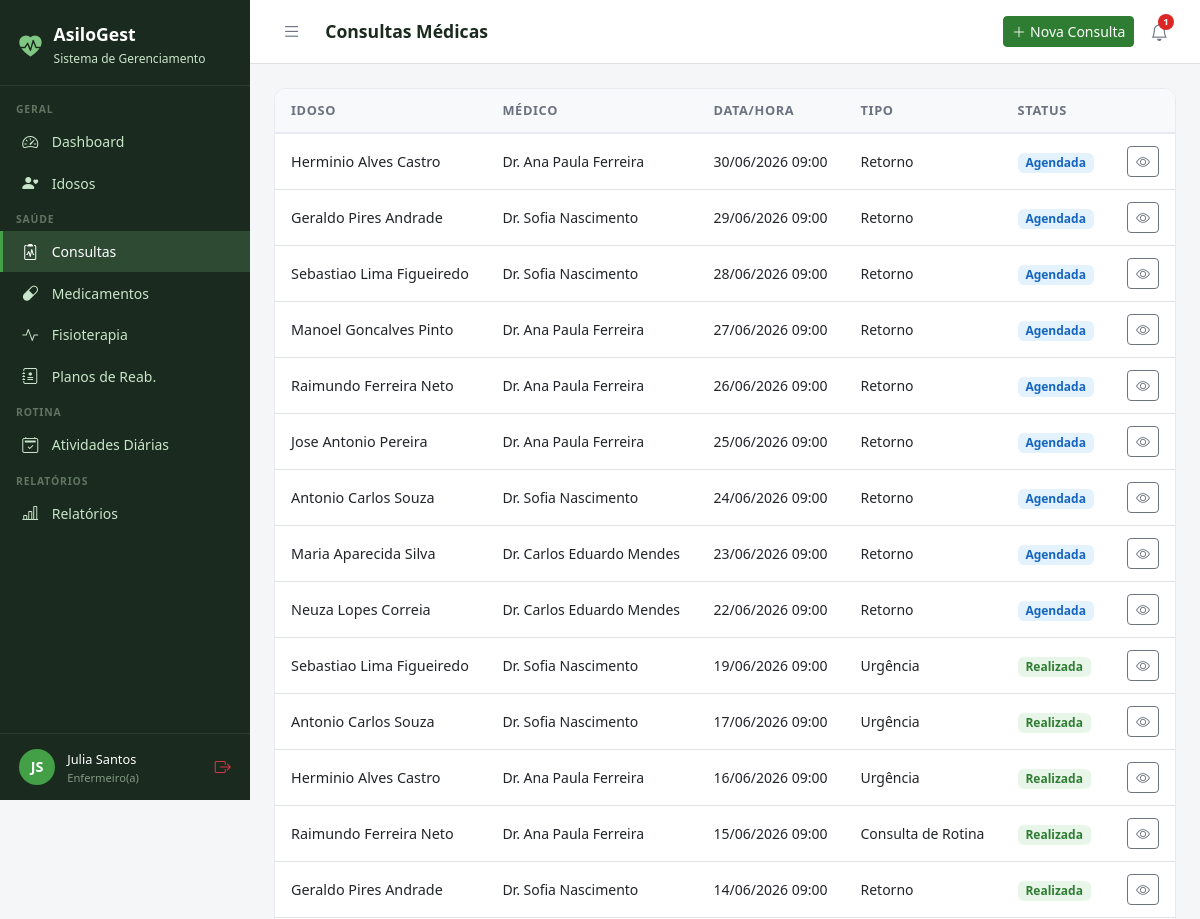
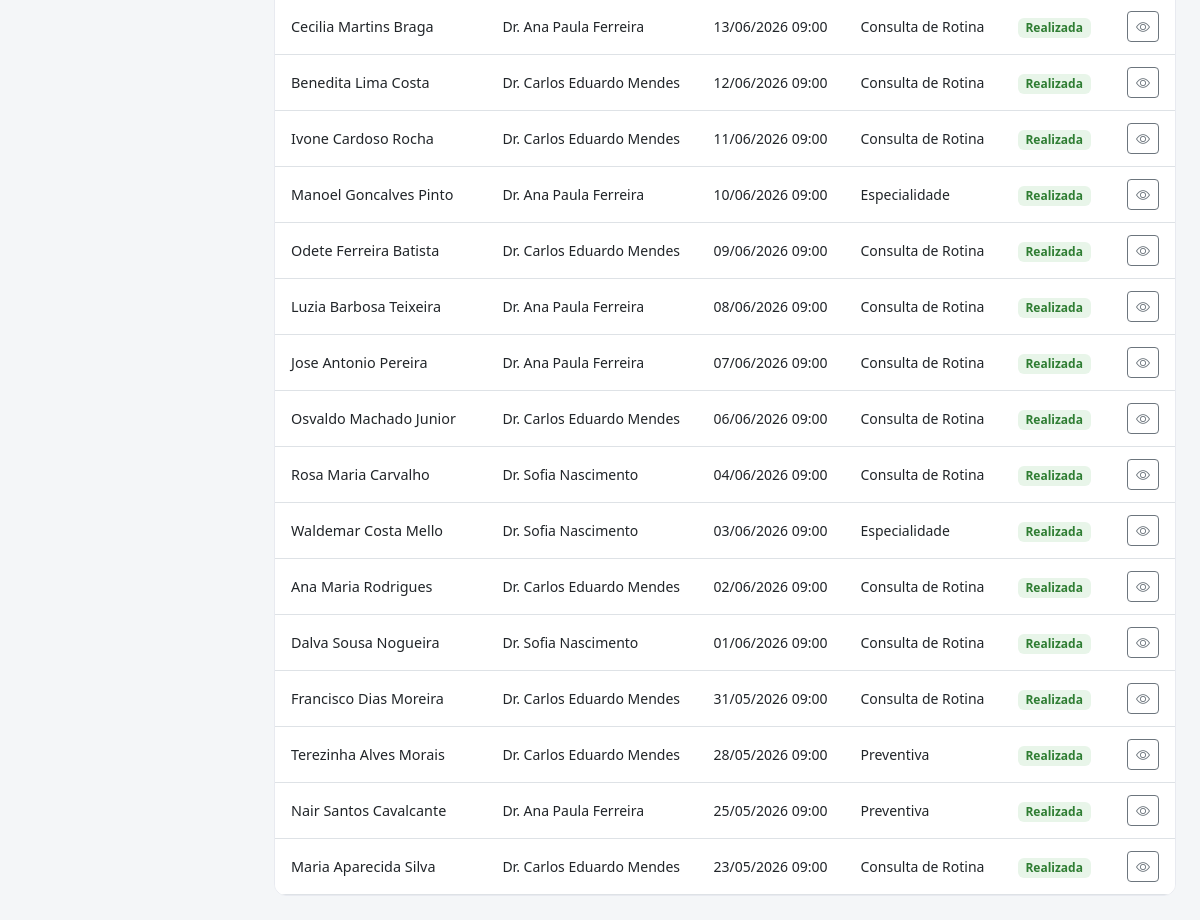
Page /consultas/ (signed in) on the committed database (2 pictures, top to bottom).
### core/models.py (models this page shows, shortened)
class Usuario(AbstractUser):
    PERFIL_CHOICES = [
        ('administrador', 'Administrador'),
        ('medico', 'Médico'),
        ('fisioterapeuta', 'Fisioterapeuta'),
        ('enfermeiro', 'Enfermeiro(a)'),
        ('recepcionista', 'Recepcionista'),
        ('familiar', 'Familiar do Idoso'),
    ]
    perfil = models.CharField(
        max_length=20, choices=PERFIL_CHOICES,
        default='recepcionista', verbose_name='Perfil de Acesso'
    )
    telefone = models.CharField(max_length=15, blank=True, verbose_name='Telefone')
    cpf = models.CharField(max_length=14, unique=True, null=True, blank=True, verbose_name='CPF')
    foto = models.ImageField(upload_to='usuarios/', blank=True, null=True, verbose_name='Foto')
    data_nascimento = models.DateField(null=True, blank=True, verbose_name='Data de Nascimento')
    especialidade = models.CharField(
        max_length=100, blank=True, verbose_name='Especialidade',
        help_text='Preencha para Médico ou Fisioterapeuta'
    )
    data_admissao = models.DateField(null=True, blank=True, verbose_name='Data de Admissão')
    primeiro_acesso = models.BooleanField(
        default=True, verbose_name='Primeiro Acesso',
        help_text='Usuário deve definir senha no primeiro login'
    )
    ativo = models.BooleanField(default=True, verbose_name='Ativo')
    criado_em = models.DateTimeField(auto_now_add=True)
    class Meta:
        verbose_name = 'Usuário'
        verbose_name_plural = 'Usuários'
        ordering = ['first_name', 'last_name']
    @property
    def is_administrador(self):
        return self.perfil == 'administrador' or self.is_superuser
    @property
    def is_medico(self):
        return self.perfil == 'medico'
    @property
    def is_fisioterapeuta(self):
        return self.perfil == 'fisioterapeuta'
    @property
    def is_enfermeiro(self):
        return self.perfil == 'enfermeiro'
    @property
    def is_recepcionista(self):
        return self.perfil == 'recepcionista'
    @property
    def is_familiar(self):
        return self.perfil == 'familiar'
    @property
    def pode_editar_saude(self):
        return self.is_administrador or self.is_medico
    @property
    def pode_ver_saude(self):
        return (self.is_administrador or self.is_medico
                or self.is_fisioterapeuta or self.is_enfermeiro)
    @property
    def pode_cadastrar_usuarios(self):
        return self.is_administrador or self.is_recepcionista
    @property
    def pode_administrar(self):
        return self.is_administrador

### consultas/models.py (models this page shows, shortened)
class Consulta(models.Model):
    TIPO_CHOICES = [
        ('rotina', 'Consulta de Rotina'),
        ('urgencia', 'Urgência'),
        ('retorno', 'Retorno'),
        ('especialidade', 'Especialidade'),
        ('preventiva', 'Preventiva'),
    ]
    STATUS_CHOICES = [
        ('agendada', 'Agendada'),
        ('realizada', 'Realizada'),
        ('cancelada', 'Cancelada'),
        ('falta', 'Falta'),
    ]
    idoso = models.ForeignKey(Idoso, on_delete=models.CASCADE, related_name='consultas')
    medico = models.ForeignKey(Usuario, on_delete=models.SET_NULL, null=True, related_name='consultas_medico', limit_choices_to={'perfil': 'medico'})
    data_hora = models.DateTimeField(verbose_name='Data e Hora')
    tipo = models.CharField(max_length=15, choices=TIPO_CHOICES, default='rotina')
    status = models.CharField(max_length=10, choices=STATUS_CHOICES, default='agendada')
    queixa_principal = models.TextField(blank=True, verbose_name='Queixa Principal')
    anamnese = models.TextField(blank=True, verbose_name='Anamnese')
    exame_fisico = models.TextField(blank=True, verbose_name='Exame Físico')
    diagnostico = models.TextField(blank=True, verbose_name='Diagnóstico')
    prescricao = models.TextField(blank=True, verbose_name='Prescrição / Conduta')
    retorno_em = models.DateField(null=True, blank=True, verbose_name='Retorno Previsto')
    observacoes = models.TextField(blank=True)
    criado_em = models.DateTimeField(auto_now_add=True)
    atualizado_em = models.DateTimeField(auto_now=True)
    class Meta:
        verbose_name = 'Consulta'
        verbose_name_plural = 'Consultas'
        ordering = ['-data_hora']

### idosos/models.py (models this page shows, shortened)
class Idoso(models.Model):
    SEXO_CHOICES = [('M', 'Masculino'), ('F', 'Feminino')]
    TIPO_SANGUINEO = [('A+','A+'),('A-','A-'),('B+','B+'),('B-','B-'),('AB+','AB+'),('AB-','AB-'),('O+','O+'),('O-','O-')]
    STATUS_CHOICES = [('ativo','Ativo'),('inativo','Inativo'),('internado','Internado'),('falecido','Falecido')]
    nome = models.CharField(max_length=150, verbose_name='Nome Completo')
    data_nascimento = models.DateField(verbose_name='Data de Nascimento')
    sexo = models.CharField(max_length=1, choices=SEXO_CHOICES)
    cpf = models.CharField(max_length=14, unique=True, null=True, blank=True)
    rg = models.CharField(max_length=20, blank=True)
    tipo_sanguineo = models.CharField(max_length=3, choices=TIPO_SANGUINEO, blank=True)
    foto = models.ImageField(upload_to='idosos/', blank=True, null=True)
    status = models.CharField(max_length=10, choices=STATUS_CHOICES, default='ativo')
    endereco = models.CharField(max_length=200, blank=True)
    cidade = models.CharField(max_length=100, blank=True)
    estado = models.CharField(max_length=2, blank=True)
    cep = models.CharField(max_length=9, blank=True)
    alergias = models.TextField(blank=True, verbose_name='Alergias')
    condicoes_medicas = models.TextField(blank=True, verbose_name='Condições Médicas')
    observacoes = models.TextField(blank=True, verbose_name='Observações Gerais')
    data_entrada = models.DateField(verbose_name='Data de Entrada')
    numero_quarto = models.CharField(max_length=10, blank=True, verbose_name='Quarto')
    criado_em = models.DateTimeField(auto_now_add=True)
    atualizado_em = models.DateTimeField(auto_now=True)
    class Meta:
        verbose_name = 'Idoso'
        verbose_name_plural = 'Idosos'
        ordering = ['nome']

### consultas/views.py (the view, shortened to what this page needs)
# urls.py: path('', views.lista, name='lista'),
@login_required
def lista(request):
    user = request.user
    if not user.pode_ver_saude:
        messages.error(request, 'Acesso negado.')
        return redirect('dashboard')
    consultas = Consulta.objects.select_related('idoso', 'medico').order_by('-data_hora')[:50]
    return render(request, 'consultas/lista.html', {'consultas': consultas})

### core/context_processors.py (called while the page is built, shortened)
def notificacoes(request):
    if not request.user.is_authenticated:
        return {}
    user = request.user
    notifs = []
    try:
        if user.is_administrador or user.is_medico or user.is_enfermeiro:
            from medicamentos.models import Medicamento
            from django.db.models import F
            count = Medicamento.objects.filter(
                estoque_atual__lte=F('estoque_minimo'), ativo=True).count()
            if count:
                notifs.append({
                    'tipo': 'danger',
                    'icone': 'capsule-pill',
                    'texto': f'{count} medicamento(s) com estoque baixo',
                    'url': 'medicamentos:lista',
                })
    except Exception:
        pass
    return {
        'notificacoes': notifs,
        'notif_count': len(notifs),
    }

### templates/consultas/lista.html (shortened to what this page needs)
{% extends 'base.html' %}
{% block title %}Consultas{% endblock %}{% block page_title %}Consultas Médicas{% endblock %}
{% block topbar_actions %}<a href="{% url 'consultas:novo' %}" class="btn btn-primary btn-sm"><i class="bi bi-plus-lg me-1"></i>Nova Consulta</a>{% endblock %}
{% block content %}
<div class="table-card"><table class="table table-hover">
<thead><tr><th>Idoso</th><th>Médico</th><th>Data/Hora</th><th>Tipo</th><th>Status</th><th></th></tr></thead>
<tbody>{% for c in consultas %}<tr>
  <td><div style="font-weight:500;">{{ c.idoso.nome }}</div></td>
  <td style="font-size:.875rem;">Dr. {{ c.medico.get_full_name|default:"–" }}</td>
  <td style="font-size:.875rem;">{{ c.data_hora|date:"d/m/Y H:i" }}</td>
  <td style="font-size:.875rem;">{{ c.get_tipo_display }}</td>
  <td>
    {% if c.status == 'realizada' %}<span class="badge" style="background:#E8F5E9;color:#2E7D32;font-size:.75rem;">Realizada</span>
    {% elif c.status == 'agendada' %}<span class="badge" style="background:#E3F2FD;color:#1565C0;font-size:.75rem;">Agendada</span>
    {% elif c.status == 'cancelada' %}<span class="badge" style="background:#FFEBEE;color:#C62828;font-size:.75rem;">Cancelada</span>
    {% else %}<span class="badge bg-secondary" style="font-size:.75rem;">{{ c.get_status_display }}</span>{% endif %}
  </td>
  <td class="text-end">
    <a href="{% url 'consultas:detalhe' c.pk %}" class="btn btn-sm btn-outline-secondary"><i class="bi bi-eye"></i></a>
  </td>
</tr>{% empty %}<tr><td colspan="6" class="text-center py-4 text-muted">Nenhuma consulta encontrada.</td></tr>{% endfor %}</tbody>
</table></div>{% endblock %}

### templates/base.html (shortened to what this page needs)
<!DOCTYPE html>
<html lang="pt-br">
<head>
  <link href="https://cdn.jsdelivr.net/npm/bootstrap@5.3.0/dist/css/bootstrap.min.css" rel="stylesheet">
  <link href="https://cdn.jsdelivr.net/npm/bootstrap-icons@1.11.0/font/bootstrap-icons.css" rel="stylesheet">
</head>
<body>
{% if user.is_authenticated %}
<div id="sidebar">
  <div class="sidebar-brand">
    <i class="bi bi-heart-pulse-fill" style="color:#81C784;font-size:1.4rem;"></i>
    <div>
      <h5 style="margin:0;">AsiloGest</h5>
      <small>Sistema de Gerenciamento</small>
    </div>
  </div>
  <nav class="sidebar-nav">
    <div class="nav-section">Geral</div>
    <a href="{% url 'dashboard' %}" class="sidebar-link {% if request.resolver_match.url_name == 'dashboard' %}active{% endif %}">
      <i class="bi bi-speedometer2"></i> Dashboard
    </a>
    <a href="{% url 'idosos:lista' %}" class="sidebar-link">
      <i class="bi bi-person-heart"></i>
      {% if user.is_familiar %}Meus Familiares{% else %}Idosos{% endif %}
    </a>
    {% if user.pode_ver_saude or user.is_familiar %}
    <div class="nav-section">Saúde</div>
    <a href="{% url 'consultas:lista' %}" class="sidebar-link">
      <i class="bi bi-clipboard2-pulse"></i> Consultas
    </a>
    <a href="{% url 'medicamentos:lista' %}" class="sidebar-link">
      <i class="bi bi-capsule"></i> Medicamentos
    </a>
    <a href="{% url 'fisioterapia:lista' %}" class="sidebar-link">
      <i class="bi bi-activity"></i> Fisioterapia
    </a>
    {% if user.pode_ver_saude and not user.is_familiar %}
    <a href="{% url 'fisioterapia:planos_lista' %}" class="sidebar-link">
      <i class="bi bi-journal-medical"></i> Planos de Reab.
    </a>
    {% endif %}
    {% endif %}
    <div class="nav-section">Rotina</div>
    <a href="{% url 'atividades:lista' %}" class="sidebar-link">
      <i class="bi bi-calendar2-check"></i> Atividades Diárias
    </a>
    {% if user.pode_ver_saude or user.pode_administrar %}
    <div class="nav-section">Relatórios</div>
    <a href="{% url 'relatorios:lista' %}" class="sidebar-link">
      <i class="bi bi-bar-chart-line"></i> Relatórios
    </a>
    {% endif %}
  </nav>
  <div class="sidebar-user">
    <div class="avatar">{{ user.first_name|first|upper }}{{ user.last_name|first|upper }}</div>
    <div class="info" style="min-width:0;flex:1;">
      <span>{{ user.get_full_name|truncatechars:18 }}</span>
      <small>{{ user.get_perfil_display }}</small>
    </div>
    <a href="{% url 'logout' %}" class="text-danger" title="Sair" style="flex-shrink:0;">
      <i class="bi bi-box-arrow-right"></i>
    </a>
  </div>
</div>
<div id="main">
  <div class="topbar">
    <div class="topbar-left">
      <button class="btn-toggle-sidebar" onclick="toggleSidebar()" title="Menu">
        <i class="bi bi-list"></i>
      </button>
      <h4>{% block page_title %}{% endblock %}</h4>
    </div>
    <div class="d-flex align-items-center gap-2">
      {% block topbar_actions %}{% endblock %}
      <div style="position:relative;">
        <button class="notif-btn" id="notifBtn" onclick="toggleNotif()" title="Notificações">
          <i class="bi bi-bell"></i>
          {% if notif_count %}
          <span class="notif-badge">{{ notif_count }}</span>
          {% endif %}
        </button>
      </div>
    </div>
  </div>
  <div class="content">
    {% block content %}{% endblock %}
  </div>
</div>
{% else %}
{% block full_content %}{% endblock %}
{% endif %}
</body>
</html>

### templates/base.html (style rules this page uses)
:root { --sidebar-width: 250px; --primary: #2E7D32; --primary-light: #43A047; --accent: #1565C0; --bg-sidebar: #1B2A1E; --bg-sidebar-hover: #2E4A33; --text-sidebar: #C8E6C9; --transition: 0.3s ease; }
body { background: #F4F6F8; font-family: 'Segoe UI', sans-serif; }
#sidebar { position: fixed; top: 0; left: 0; width: var(--sidebar-width); height: 100vh; background: var(--bg-sidebar); z-index: 1000; display: flex; flex-direction: column; overflow-y: auto; transition: transform var(--transition); }
.sidebar-brand { padding: 1.5rem 1.2rem 1rem; border-bottom: 1px solid rgba(255,255,255,0.08); display: flex; align-items: center; gap: .75rem; }
.sidebar-brand h5 { color: #fff; font-weight: 700; margin: 0; font-size: 1.1rem; }
.sidebar-brand small { color: var(--text-sidebar); font-size: .75rem; }
.sidebar-nav { padding: .5rem 0; flex: 1; }
.nav-section { padding: .5rem 1rem .2rem; color: rgba(200,230,201,.4); font-size: .65rem; font-weight: 700; letter-spacing: .08em; text-transform: uppercase; }
.sidebar-link { display: flex; align-items: center; gap: .65rem; padding: .55rem 1.2rem; color: var(--text-sidebar); text-decoration: none; font-size: .875rem; transition: all .2s; border-left: 3px solid transparent; }
.sidebar-link:hover, .sidebar-link.active { background: var(--bg-sidebar-hover); color: #fff; border-left-color: var(--primary-light); }
.sidebar-link i { font-size: 1rem; width: 1.2rem; }
.sidebar-user { padding: .8rem 1.2rem; border-top: 1px solid rgba(255,255,255,0.08); display: flex; align-items: center; gap: .75rem; }
.sidebar-user .avatar { width: 36px; height: 36px; background: var(--primary-light); border-radius: 50%; display: flex; align-items: center; justify-content: center; color: #fff; font-weight: 700; font-size: .9rem; flex-shrink: 0; }
.sidebar-user .info small { color: rgba(200,230,201,.6); font-size: .7rem; display: block; }
.sidebar-user .info span { color: #fff; font-size: .8rem; }
#main { margin-left: var(--sidebar-width); min-height: 100vh; display: flex; flex-direction: column; transition: margin-left var(--transition); }
.topbar { background: #fff; border-bottom: 1px solid #E0E0E0; padding: .75rem 1.5rem; display: flex; align-items: center; justify-content: space-between; position: sticky; top: 0; z-index: 999; }
.topbar-left { display: flex; align-items: center; gap: 1rem; }
.topbar h4 { margin: 0; font-size: 1.1rem; font-weight: 600; color: #1B2A1E; }
.btn-toggle-sidebar { background: none; border: none; padding: .4rem .5rem; color: #6B7280; cursor: pointer; border-radius: 6px; font-size: 1.2rem; line-height: 1; transition: background .2s, color .2s; }
.notif-btn { position: relative; background: none; border: none; padding: .4rem .5rem; color: #6B7280; cursor: pointer; border-radius: 6px; font-size: 1.1rem; transition: background .2s, color .2s; }
.notif-badge { position: absolute; top: 2px; right: 2px; background: #DC2626; color: #fff; font-size: .6rem; font-weight: 700; min-width: 16px; height: 16px; border-radius: 8px; padding: 0 4px; display: flex; align-items: center; justify-content: center; }
.content { padding: 1.5rem; flex: 1; }
.table-card { background: #fff; border-radius: 12px; border: 1px solid #E8EAF0; overflow: hidden; }
.table-card .table { margin: 0; }
.table thead th { background: #F8F9FA; border-bottom: 2px solid #E8EAF0; font-size: .8rem; font-weight: 600; color: #6B7280; text-transform: uppercase; letter-spacing: .05em; padding: .75rem 1rem; }
.table td { padding: .75rem 1rem; vertical-align: middle; font-size: .9rem; }
.btn-primary { background: var(--primary); border-color: var(--primary); }

### rows in the picture
Usuario: first_name|first "J", last_name|first "S", get_full_name "Julia Santos", perfil "Enfermeiro(a)"
Consulta: idoso.nome "Herminio Alves Castro", medico.get_full_name "Ana Paula Ferreira", data_hora "30/06/2026 09:00", tipo "Retorno", status "Agendada"
Consulta: idoso.nome "Geraldo Pires Andrade", medico.get_full_name "Sofia Nascimento", data_hora "29/06/2026 09:00", tipo "Retorno", status "Agendada"
Consulta: idoso.nome "Sebastiao Lima Figueiredo", medico.get_full_name "Sofia Nascimento", data_hora "28/06/2026 09:00", tipo "Retorno", status "Agendada"
Consulta: idoso.nome "Manoel Goncalves Pinto", medico.get_full_name "Ana Paula Ferreira", data_hora "27/06/2026 09:00", tipo "Retorno", status "Agendada"
Consulta: idoso.nome "Raimundo Ferreira Neto", medico.get_full_name "Ana Paula Ferreira", data_hora "26/06/2026 09:00", tipo "Retorno", status "Agendada"
Consulta: idoso.nome "Jose Antonio Pereira", medico.get_full_name "Ana Paula Ferreira", data_hora "25/06/2026 09:00", tipo "Retorno", status "Agendada"
Consulta: idoso.nome "Antonio Carlos Souza", medico.get_full_name "Sofia Nascimento", data_hora "24/06/2026 09:00", tipo "Retorno", status "Agendada"
Consulta: idoso.nome "Maria Aparecida Silva", medico.get_full_name "Carlos Eduardo Mendes", data_hora "23/06/2026 09:00", tipo "Retorno", status "Agendada"
Consulta: idoso.nome "Neuza Lopes Correia", medico.get_full_name "Carlos Eduardo Mendes", data_hora "22/06/2026 09:00", tipo "Retorno", status "Agendada"
Consulta: idoso.nome "Sebastiao Lima Figueiredo", medico.get_full_name "Sofia Nascimento", data_hora "19/06/2026 09:00", tipo "Urgência", status "Realizada"
Consulta: idoso.nome "Antonio Carlos Souza", medico.get_full_name "Sofia Nascimento", data_hora "17/06/2026 09:00", tipo "Urgência", status "Realizada"
Consulta: idoso.nome "Herminio Alves Castro", medico.get_full_name "Ana Paula Ferreira", data_hora "16/06/2026 09:00", tipo "Urgência", status "Realizada"
Consulta: idoso.nome "Raimundo Ferreira Neto", medico.get_full_name "Ana Paula Ferreira", data_hora "15/06/2026 09:00", tipo "Consulta de Rotina", status "Realizada"
Consulta: idoso.nome "Geraldo Pires Andrade", medico.get_full_name "Sofia Nascimento", data_hora "14/06/2026 09:00", tipo "Retorno", status "Realizada"
Consulta: idoso.nome "Cecilia Martins Braga", medico.get_full_name "Ana Paula Ferreira", data_hora "13/06/2026 09:00", tipo "Consulta de Rotina", status "Realizada"
Consulta: idoso.nome "Benedita Lima Costa", medico.get_full_name "Carlos Eduardo Mendes", data_hora "12/06/2026 09:00", tipo "Consulta de Rotina", status "Realizada"
Consulta: idoso.nome "Ivone Cardoso Rocha", medico.get_full_name "Carlos Eduardo Mendes", data_hora "11/06/2026 09:00", tipo "Consulta de Rotina", status "Realizada"
Consulta: idoso.nome "Manoel Goncalves Pinto", medico.get_full_name "Ana Paula Ferreira", data_hora "10/06/2026 09:00", tipo "Especialidade", status "Realizada"
Consulta: idoso.nome "Odete Ferreira Batista", medico.get_full_name "Carlos Eduardo Mendes", data_hora "09/06/2026 09:00", tipo "Consulta de Rotina", status "Realizada"
Consulta: idoso.nome "Luzia Barbosa Teixeira", medico.get_full_name "Ana Paula Ferreira", data_hora "08/06/2026 09:00", tipo "Consulta de Rotina", status "Realizada"
Consulta: idoso.nome "Jose Antonio Pereira", medico.get_full_name "Ana Paula Ferreira", data_hora "07/06/2026 09:00", tipo "Consulta de Rotina", status "Realizada"
Consulta: idoso.nome "Osvaldo Machado Junior", medico.get_full_name "Carlos Eduardo Mendes", data_hora "06/06/2026 09:00", tipo "Consulta de Rotina", status "Realizada"
Consulta: idoso.nome "Rosa Maria Carvalho", medico.get_full_name "Sofia Nascimento", data_hora "04/06/2026 09:00", tipo "Consulta de Rotina", status "Realizada"
Consulta: idoso.nome "Waldemar Costa Mello", medico.get_full_name "Sofia Nascimento", data_hora "03/06/2026 09:00", tipo "Especialidade", status "Realizada"
Consulta: idoso.nome "Ana Maria Rodrigues", medico.get_full_name "Carlos Eduardo Mendes", data_hora "02/06/2026 09:00", tipo "Consulta de Rotina", status "Realizada"
Consulta: idoso.nome "Dalva Sousa Nogueira", medico.get_full_name "Sofia Nascimento", data_hora "01/06/2026 09:00", tipo "Consulta de Rotina", status "Realizada"
Consulta: idoso.nome "Francisco Dias Moreira", medico.get_full_name "Carlos Eduardo Mendes", data_hora "31/05/2026 09:00", tipo "Consulta de Rotina", status "Realizada"
Consulta: idoso.nome "Terezinha Alves Morais", medico.get_full_name "Carlos Eduardo Mendes", data_hora "28/05/2026 09:00", tipo "Preventiva", status "Realizada"
Consulta: idoso.nome "Nair Santos Cavalcante", medico.get_full_name "Ana Paula Ferreira", data_hora "25/05/2026 09:00", tipo "Preventiva", status "Realizada"
Consulta: idoso.nome "Maria Aparecida Silva", medico.get_full_name "Carlos Eduardo Mendes", data_hora "23/05/2026 09:00", tipo "Consulta de Rotina", status "Realizada"

### other values in the picture
{{ notif_count }} "1"
